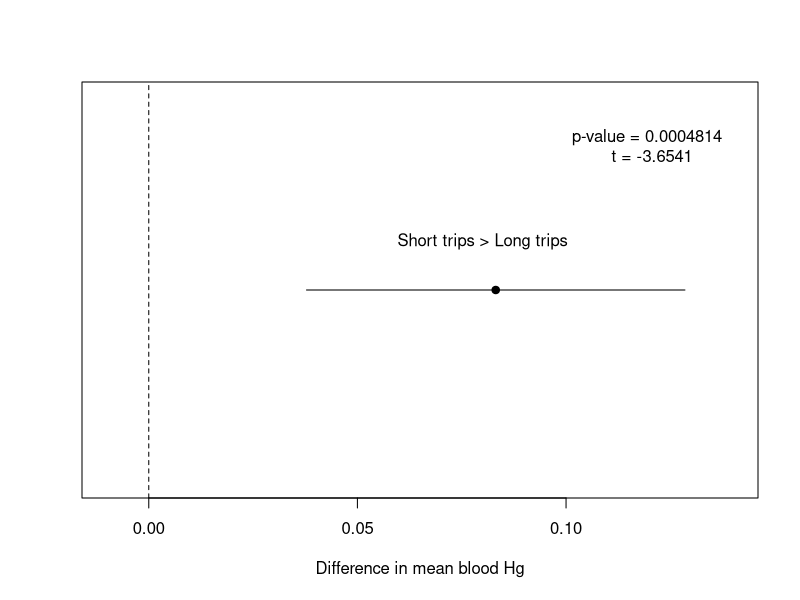
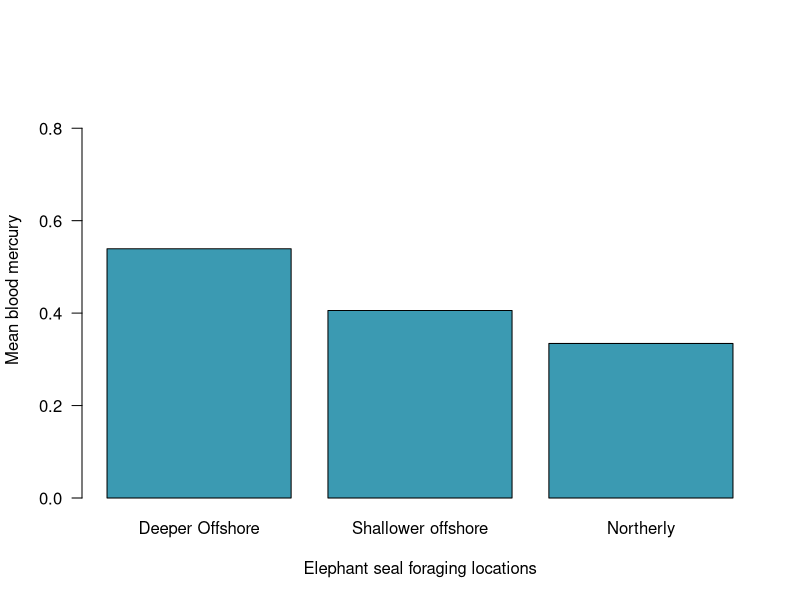
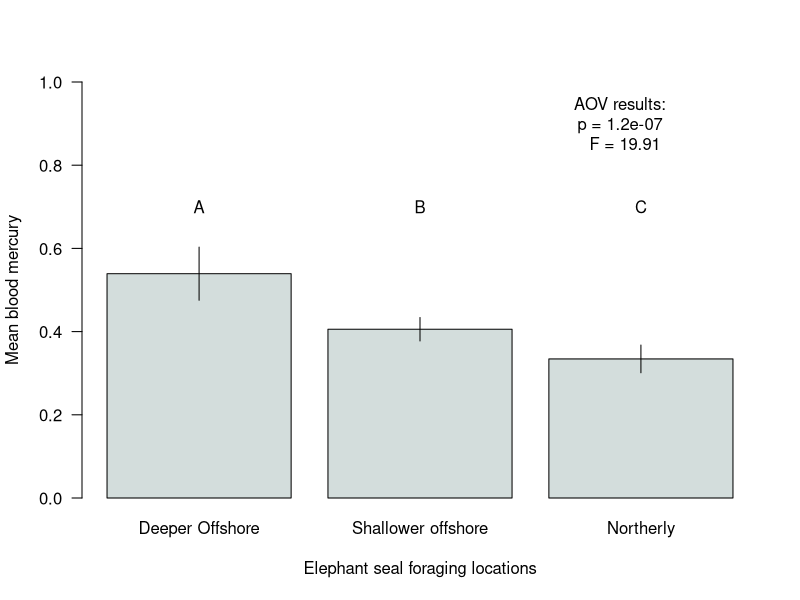
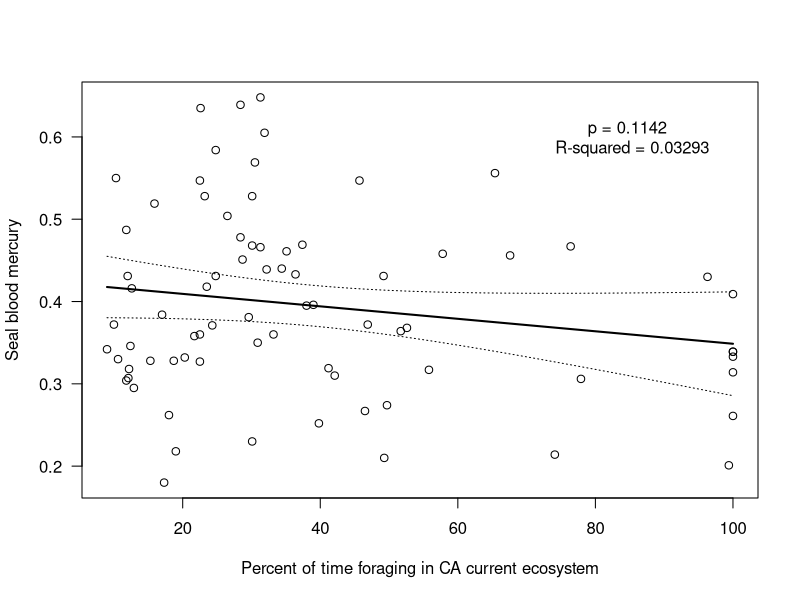
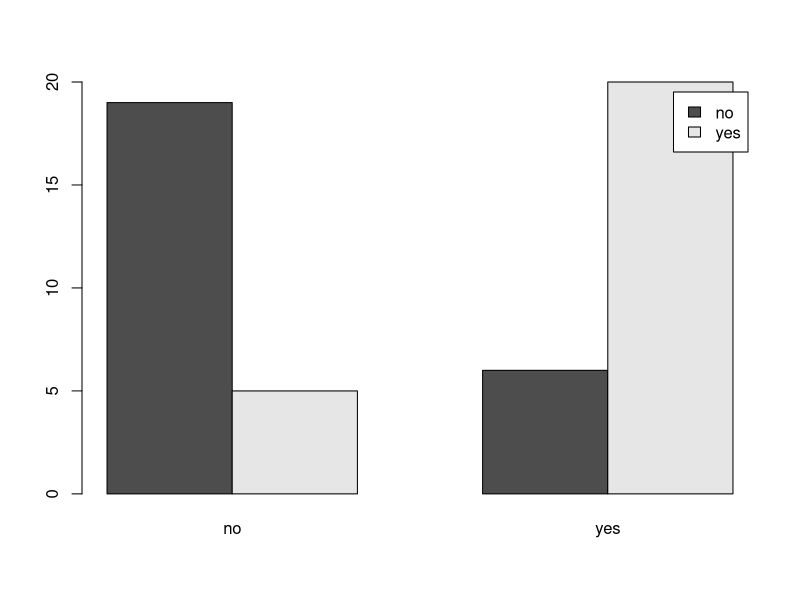
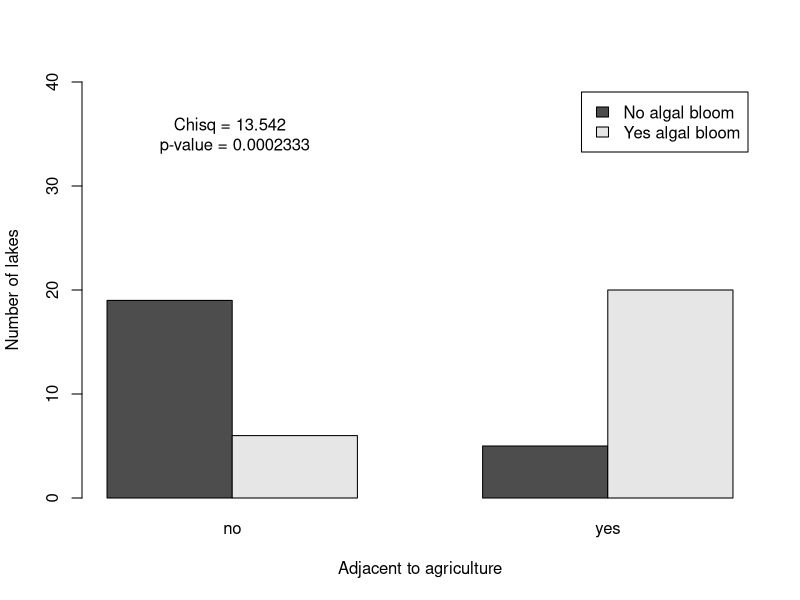

Write the R code that produced these figures, in order.
################## R practice problems ###############
# Make a graph, analyze the data, and make a claim for each of the four scenerios below.

# Modified excerpt from Peterson et al. (2015)Links to an external site. abstract: Northern elephant seals (Mirounga angustirostris) biannually travel thousands of kilometres to forage within coastal and open-ocean regions of the northeast Pacific Ocean. We coupled satellite telemetry, diving behaviour and stable isotopes (carbon and nitrogen) for 77 adult females, that varied by foraging location and diving depth, to assess mercury concentrations in blood and muscle. Our results indicate that foraging behaviour influences mercury exposure and mesopelagic predators foraging in the northeast Pacific Ocean may be at high risk for mercury bioaccumulation.

# 1. Does the length of foraging trips (short vs. long; ~73 days vs. ~223 days respectively) influence blood mercury content? Data columns = Trip and BloodHg_ug_g_ww

# 2. There are three different foraging clusters: northerly, shallower offshore, and deeper offshore. Is there a difference in blood mercury content between any of the three clusters? Data columns = Cluster_name and BloodHg_ug_g_ww

# 3. What is the effect of time spent foraging in the California Current Ecosystem (data are percentages) on blood mercury content? Data columns = Percent_Time_In_California_Current_Ecoregion and BloodHg_ug_g_ww
  
# 4. And last, unrelated to elephant seals... does the probability of algal blooms occurring in lakes on the Front Range depend on whether they are adjacent to agricultural operations? The data are here Download data are here.

#################### solutions #################
  
  
# import all of the data
seals <- read.csv("Elephant_seals_data.csv")
algae <- read.csv("algal_blooms.csv")

##################### 1 - t test ####################
# Does the length of foraging trips (short vs. long; ~73 days vs. ~223 days respectively) influence blood mercury content? Data columns = Trip and BloodHg_ug_g_ww
x <- seals$Trip
y <- seals$BloodHg_ug_g_ww

ttestres <- t.test(y~x)
ttestres

plot(c(0.4286957 - 0.3455484), 1, pch = 19, xlab = "Difference in mean blood Hg", ylab = NA, yaxt = "n", xlim = c(-.01, .14))
abline(v = 0, lty = 2)
segments(0.12849230, 1, 0.03780223, 1)
text(.08, 1.1, "Short trips > Long trips")
text(.12, 1.3, "p-value = 0.0004814 \n t = -3.6541")

###################### 2 - ANOVA ####################
# There are three different foraging clusters: northerly, shallower offshore, and deeper offshore. Is there a difference in blood mercury content between any of the three clusters? Data columns = Cluster_name and BloodHg_ug_g_ww
x <- seals$Cluster_name
y <- seals$BloodHg_ug_g_ww

aov_model_results <- aov(y ~ x)
summary(aov_model_results)

Tukey_res <- TukeyHSD(aov_model_results)
print(Tukey_res)

mean_DeepOff <- mean(seals$BloodHg_ug_g_ww[seals$Cluster_name=="Deeper offshore"])
mean_ShallowOff <- mean(seals$BloodHg_ug_g_ww[seals$Cluster_name=="Shallower offshore"])
mean_Northerly <- mean(seals$BloodHg_ug_g_ww[seals$Cluster_name=="Northerly"])

seal_cluster_means <- c(mean_DeepOff, mean_ShallowOff, mean_Northerly)

barplot(seal_cluster_means, names = c("Deeper Offshore","Shallower offshore","Northerly"), xlab="Elephant seal foraging locations", ylab="Mean blood mercury", las=1, col="#3B9AB2", ylim=c(0,.9)) 

sd_DeepOff <- sd(seals$BloodHg_ug_g_ww[seals$Cluster_name=="Deeper offshore"])
sd_ShallowOff <- sd(seals$BloodHg_ug_g_ww[seals$Cluster_name=="Shallower offshore"])
sd_Northerly <- sd(seals$BloodHg_ug_g_ww[seals$Cluster_name=="Northerly"])

n_DeepOff <- length(seals$BloodHg_ug_g_ww[seals$Cluster_name=="Deeper offshore"])
n_ShallowOff <- length(seals$BloodHg_ug_g_ww[seals$Cluster_name=="Shallower offshore"])
n_Northerly <- length(seals$BloodHg_ug_g_ww[seals$Cluster_name=="Northerly"])

SE_DeepOff <- sd_DeepOff/sqrt(n_DeepOff)
SE_ShallowOff <- sd_ShallowOff/sqrt(n_ShallowOff)
SE_Northerly <- sd_Northerly/sqrt(n_Northerly)

SEs <- c(SE_DeepOff, SE_ShallowOff, SE_Northerly)

lower_ci <- seal_cluster_means - 2*SEs
upper_ci <- seal_cluster_means + 2*SEs

barx <- barplot(seal_cluster_means, names = c("Deeper Offshore","Shallower offshore","Northerly"), xlab="Elephant seal foraging locations", ylab="Mean blood mercury", las=1, col="#D3DDDC", ylim=c(0,1))

segments(barx, lower_ci, barx, upper_ci)

print(Tukey_res)
text(barx, .7, c("A","B","C"))
text(3, .9, "AOV results: \np = 1.2e-07 \n F = 19.91")


#################### 3 - linear model ################
# What is the effect of time spent foraging in the California Current Ecosystem (data are percentages) on blood mercury content? Data columns = Percent_Time_In_California_Current_Ecoregion and BloodHg_ug_g_ww
x <- 100*seals$Percent_Time_In_California_Current_Ecoregion  # convert to percent (currently as proportion)
y <- seals$BloodHg_ug_g_ww

plot(x, y, xlab="Percent of time foraging in CA current ecosystem", ylab="Seal blood mercury", las=1)

model <- lm(y ~ x)
model_data <- summary(model)
print(model_data)

min_pred <- min(x)
max_pred <- max(x)
new_predictor <- seq(min_pred, max_pred)

B0 <- summary(model)$coeff[1,1] # y intercept
B1 <- summary(model)$coeff[2,1] # slope of the line

pred_Y <- B0 + B1*new_predictor

lines(new_predictor, pred_Y, lwd=2)

predicted <- predict(model, newdata=data.frame(x= new_predictor), interval="confidence")
print(predicted)

lines(new_predictor,predicted[ ,2],lty=3)
lines(new_predictor,predicted[ ,3],lty=3)


text(85, .6, "p = 0.1142 \n R-squared = 0.03293")

##################### 4 - chi-square #####################
# Fertilizer applied to agricultural fields can result in nutrient runoff into adjacent water bodies, which may result in increased growth of primary producers like algae. Does the probability of algal blooms occurring in lakes on the Front Range depend on whether they are adjacent to agricultural operations?
algae_summary <- table(algae)
print(algae_summary)

barplot(algae_summary, beside = TRUE, legend = TRUE)
algae_flipped <- t(algae_summary)

barplot(algae_flipped, beside = TRUE, legend = TRUE, legend.text = c("No algal bloom", "Yes algal bloom"), cex.names = 1, ylab = "Number of lakes", ylim = c(0, 40), xlab = "Adjacent to agriculture")

chisq.test(algae_flipped)

# add results to your barplot 
text(2, 35, "Chisq = 13.542 \n p-value = 0.0002333")
